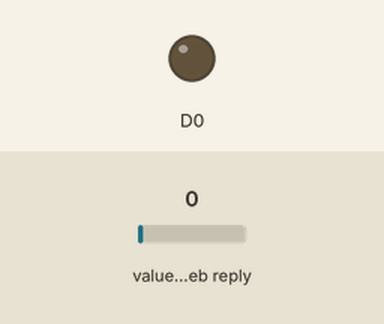
This sketch was run on a simulated ESP8266 (NodeMCU). On the bench: output pins drawn as LEDs (lit = HIGH). The test bench sets the inputs (shaded band); at power-on: value in the web reply 0. WiFi joins after 1.5 s; servers stay silent unless stated; web services answer with replies made up by the test bench; what the sketch prints to the serial monitor is not drawn.

Above: at 3.7 s.
3.8 s: value in the web reply set to 2
At 4.7 s:
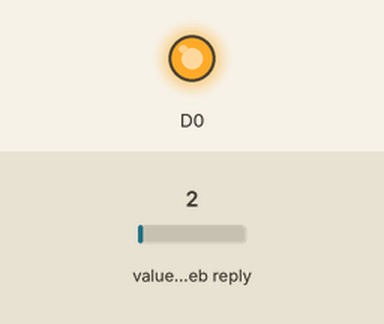
Timing chart, 0 to 6.8 s (numbered marks = the images above; inputs shaded):
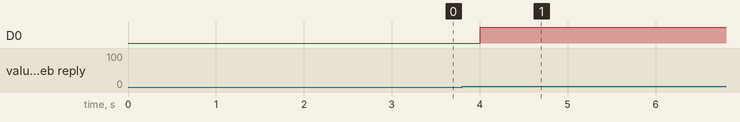

Measured:
- after the input at 3.8 s, D0: LOW → HIGH after 0.20 s

The sketch:

Program6Networkconnectnodemcu.ino
```cpp
#include <ESP8266WiFi.h>  // Header file
#include <WiFiClient.h>   // Header file
#include <ThingSpeak.h>   // Header file

WiFiClient client;   // Creates a client that can connect to to a specified internet IP address

void setup()         // Code under this setup run once.
{
//i = 0;
pinMode(D0,OUTPUT);
Serial.begin(9600);        // Sets the data rate in bits per second (baud) for serial data transmission
ThingSpeak.begin(client);

  WiFi.disconnect();
  delay(1000);
   WiFi.begin("realmext","om12345678");              //("Wifi Name","Wifi Password")
  while ((!(WiFi.status() == WL_CONNECTED)))
   {
    delay(300);
    Serial.print(".");
   }
   Serial.println("");
  Serial.println("Connected to WiFi");
}


void loop()           // Code under this loop runs forever.
{
   int i = ThingSpeak.readIntField(3017973,1,"WV07SMTEW5XQDL9U");
   Serial.println(i);
   if(i==0)
   digitalWrite(D0,LOW);
   else
   if(i==1)
   digitalWrite(D0,HIGH);
   else
   digitalWrite(D0,HIGH);
}
```
